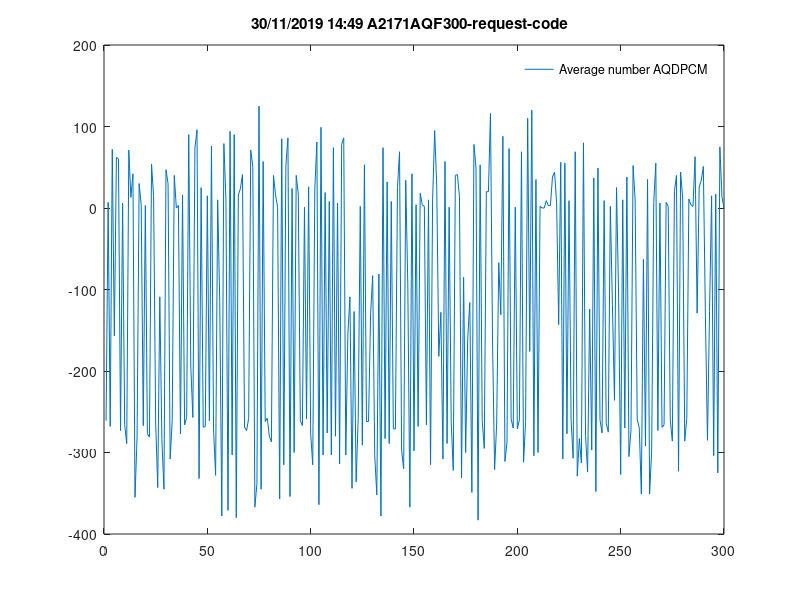

Here is the MATLAB script that generated this plot:
time = [-261 7 -268 72 -157 62 60 -273 6 -266 -289 71 13 42 -355 -281 30 4 -267 3 -277 -281 54 14 -264 -343 -109 -284 -345 47 30 -308 -261 40 0 3 -277 16 -266 -257 90 -195 -257 74 96 -332 25 -269 -268 15 -261 76 -271 -328 10 -115 -378 79 10 -371 94 -303 90 -380 16 24 41 -269 -273 -258 71 51 -367 -338 125 -345 57 -262 -258 -280 -287 40 16 1 -357 85 -315 52 86 -354 24 -300 40 17 -261 -267 1 -259 26 -277 -315 23 81 -364 99 -303 19 -276 8 -303 74 -280 6 -314 78 86 -303 -154 -109 -344 -127 -336 -258 2 -291 53 -262 -262 -130 -83 -304 -352 -81 -378 74 -283 32 -289 8 -271 -271 25 69 -297 -320 34 -94 -367 42 -298 4 -268 18 4 2 -266 10 -315 10 95 27 -182 -128 -308 57 -289 1 -263 -322 40 41 14 -331 -85 -300 -159 -116 -349 78 49 -383 53 -261 -295 20 20 116 -165 -321 -265 -67 -131 88 -311 -287 73 -259 -270 1 -271 -260 69 -312 -262 110 -176 120 -304 35 -300 2 0 0 9 3 3 38 44 7 -143 56 -308 55 -277 9 -260 -307 69 -329 -283 -313 80 -279 -324 -124 -297 37 -348 49 -260 -276 9 -264 -275 2 -118 -236 25 -108 -327 10 -270 38 -305 -272 52 10 -259 -270 -351 -63 -292 35 -351 -297 7 55 -273 6 -269 -266 7 2 -260 -286 20 40 -323 44 12 -286 -258 11 4 2 63 -129 26 34 51 -133 -285 -127 15 -304 17 -325 75 14 0  ];
plot(time);
title(['30/11/2019 14:49 A2171AQF300-request-code  '])
legend('Average number AQDPCM')
legend boxoff